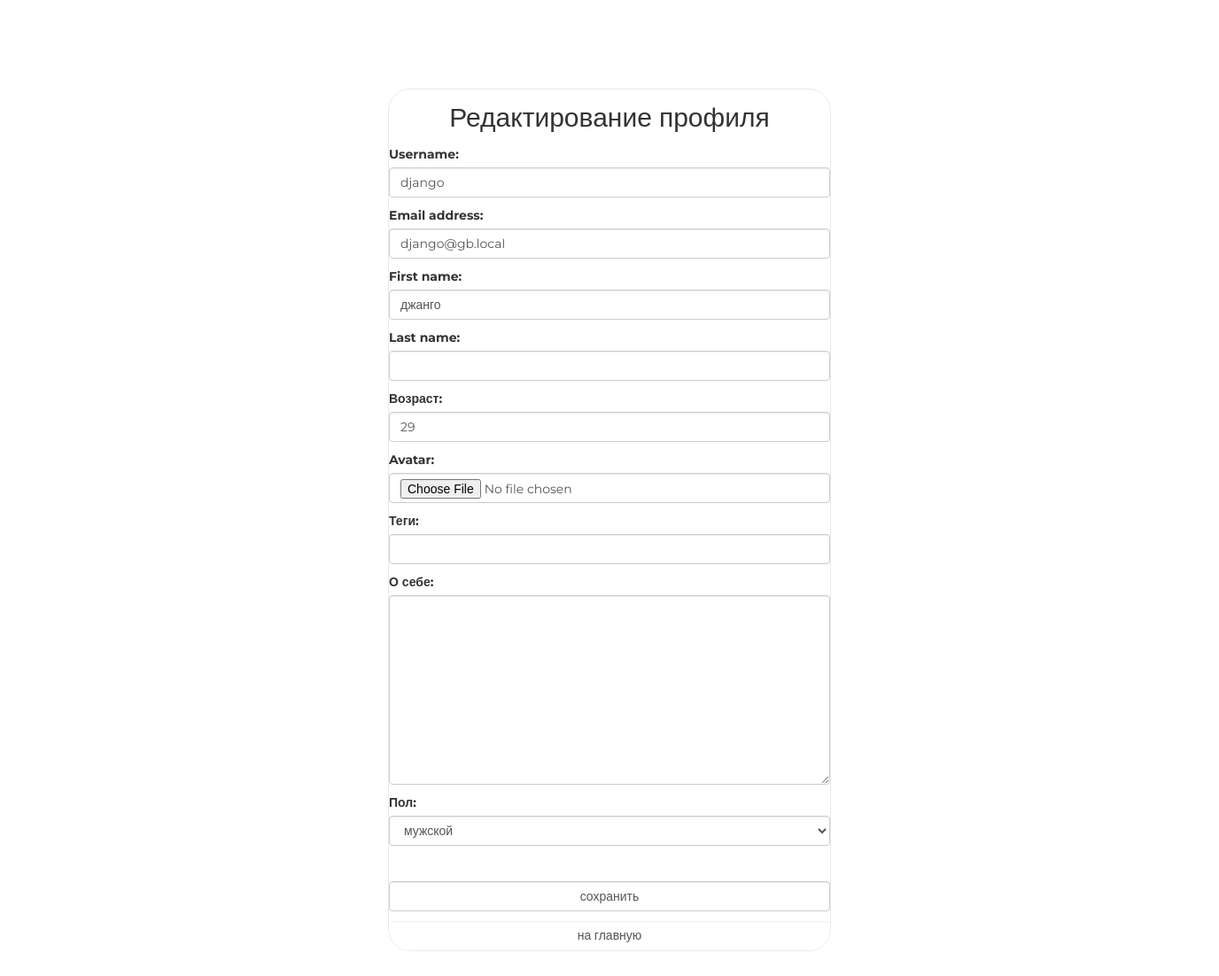
/auth/user/edit/ (signed in), run on the app's committed database.
### authapp/models.py (models this page shows, shortened)
class ShopUser(AbstractUser):
    age = models.PositiveIntegerField('возраст', null=True)
    avatar = models.ImageField(upload_to='avatars', blank=True)
    activate_code = models.CharField(max_length=128, blank=True)
    registration_start_time = models.DateTimeField(
        auto_now_add=True, null=True)

### authapp/views.py (the view)
# urls.py: path('user/edit/', authapp.edit, name='edit'),
@login_required
def edit(request):
    if request.method == 'POST':
        form = ShopUserChangeForm(
            request.POST, request.FILES, instance=request.user)
        profile_form = ShopUserProfileChangeForm(request.POST, request.FILES,
                                                 instance=request.user.shopuserprofile)
        if form.is_valid() and profile_form.is_valid():
            form.save()
            return HttpResponseRedirect(reverse('base:index'))
    else:
        form = ShopUserChangeForm(instance=request.user)
        profile_form = ShopUserProfileChangeForm(
            instance=request.user.shopuserprofile)
    context = {
        'page_title': 'редактирование',
        'form': form,
        'profile_form': profile_form,
    }
    return render(request, 'authapp/update.html', context)

### authapp/forms.py
class ShopUserChangeForm(AgeValidatorMixin, UserChangeForm):
    class Meta:
        model = get_user_model()
        fields = ("username", "password", "email", "first_name", "last_name",
                  "age", "avatar")
    def __init__(self, *args, **kwargs):
        super().__init__(*args, **kwargs)
        for field_name, field in self.fields.items():
            if field_name == 'password':
                field.widget = HiddenInput()
                continue
            field.widget.attrs['class'] = f'form-control {field_name}'
            field.help_text = ''

class ShopUserProfileChangeForm(ModelForm):
    class Meta:
        model = ShopUserProfile
        fields = '__all__'
    def __init__(self, *args, **kwargs):
        super().__init__(*args, **kwargs)
        for field_name, field in self.fields.items():
            if field_name == 'user':
                field.widget = HiddenInput()
                continue
            field.widget.attrs['class'] = f'form-control {field_name}'

### mainapp/context_processors.py (called while the page is built)
def categories(request):
    return {
        'menu': ProductCategory.objects.filter(is_active=True)
    }

### authapp/templates/authapp/update.html (shortened to what this page needs)
{% extends 'authapp/base.html' %}
{% load static %}
{% block container %}
    <div class="h2 text-center head">
        Редактирование профиля
    </div>
    <form class="form-horizontal" method="post" enctype="multipart/form-data">
        {{ form.as_p }}
        {{ profile_form.as_p }}
        <br>
        <input class="form-control" type="submit" value="сохранить">
    </form>
    <a href="{% url 'base:index' %}"
       class="btn btn-round form-control">
        на главную
    </a>
{% endblock %}

### static/css/style.css (style rules this page uses)
* { margin: 0; padding: 0; }
body { font-family: 'Montserrat', sans-serif; }
html, body { height: 100%; }
.login .head { margin: 15px auto; }
.login .form-control[type="submit"] { margin: 10px auto; }
.login form { margin-bottom: 10px; }

### data on the page
ShopUser: username "django", email "django@gb.local", first_name "джанго", age "29"
